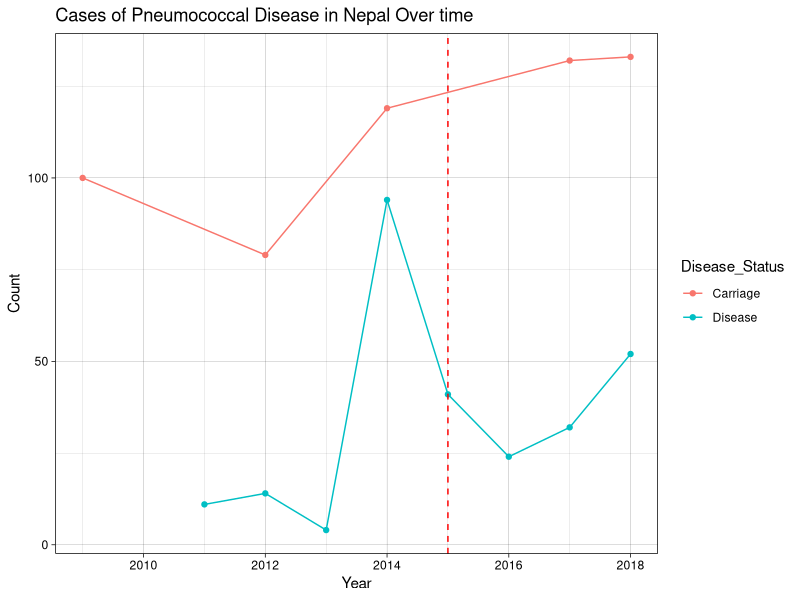

This figure's R source: (Note: this script raises an error after producing the figure.)
## ---- chunk 1
library(tidyverse)
nepal <- read.csv("nepal.csv")
nepal_gps <- read.csv("nepal_gps.csv")
pcv10serotypes <- c('1', '4', '5', '6B', '7F', '9V', '14', '18C', '19F', '23F') 
pcv13_serotypes <- c('3', '6A', '19A')
pcv15_serotypes <- c('22F', '33F')
pcv20_serotypes <- c('8', '10A', '11A', '12F', '15B')
## ---- chunk 2
df <- read.csv("nepal.csv")
df.gps <- read.csv("nepal_gps.csv")
df.gps <- df.gps %>%
  filter(Year >= 2009) %>%
  filter(In_silico_serotype != "ALTERNATIVE_ALIB_NT" & 
           In_silico_serotype != "SWISS_NT" &
           In_silico_serotype != "COVERAGE TOO LOW" &
           In_silico_serotype != "UNTYPABLE") %>%
  mutate(Disease_Status = ifelse(Clinical_manifestation == "CARRIAGE", 
                                 "Carriage", "Disease"))
pcv10_serotypes <- c('1', '4', '5', '6B', '7F', '9V', '14', '18C', '19F', '23F')
pcv13_serotypes <- c('3', '6A', '19A')
pcv15_serotypes <- c('22F', '33F')
pcv20_serotypes <- c('8', '10A', '11A', '12F', '15B')
df.gps$Serotype_group <- ifelse(
  df.gps$In_silico_serotype %in% pcv10_serotypes, "PCV10",
  ifelse(df.gps$In_silico_serotype %in% pcv13_serotypes, "PCV13",
  ifelse(df.gps$In_silico_serotype %in% pcv15_serotypes, "PCV15",
  ifelse(df.gps$In_silico_serotype %in% pcv20_serotypes, "PCV20",
  "OTHER"))))

df.gps2 <- df.gps %>%
  filter(Year >= 2009) %>%
  mutate(Disease_Status = ifelse(Clinical_manifestation == "CARRIAGE", "Carriage", "Disease")) %>%
  group_by(Year, Disease_Status) %>%
  summarise(count = n(), .groups = "drop") %>%
  group_by(Disease_Status)
p1 <- ggplot(df.gps2, aes(x = Year, y = count, color=Disease_Status)) +
      geom_line() +
      geom_point() +
      labs(title = "Cases of Pneumococcal Disease in Nepal Over time",
        x = "Year", y = "Count") +
      geom_vline(xintercept = 2015, col = 'red', lty = 2) +
      theme_linedraw()
p1
df.gps2 <- tibble::rownames_to_column(df.gps2, var = "index") %>%
  mutate(index = as.numeric(index))

df.gps.carriage <- df.gps2 %>%
  filter(Disease_Status == "Carriage")
mod.carriage <- glm.nb(data = df.gps.carriage, count ~ index)
pred.carriage <- predict(mod.carriage, type = "response", se.fit = TRUE)
df.pred.carriage <- df.gps.carriage %>%
  mutate(se.fit = pred.carriage$se.fit, 
         pred.carriage = pred.carriage$fit) %>%
  mutate(conf.low.carriage = pred.carriage - 1.96 * se.fit,
         conf.high.carriage = pred.carriage + 1.96 * se.fit)

df.gps.disease <- df.gps2 %>%
  filter(Disease_Status == "Disease")
mod.disease <- glm.nb(data = df.gps.disease, count ~ index)
pred.disease <- predict(mod.disease, type = "response", se.fit = TRUE)
df.pred.disease <- df.gps.disease %>%
  mutate(se.fit = pred.disease$se.fit, 
         pred.disease = pred.disease$fit) %>%
  mutate(conf.low.disease = pred.disease - 1.96 * se.fit,
         conf.high.disease = pred.disease + 1.96 * se.fit)

p1a <- p1 +
  geom_line(data = df.pred.carriage, 
            aes(x = Year, y = pred.carriage),
            color = "red") +
  geom_ribbon(data = df.pred.carriage, 
              aes(ymin = conf.low.carriage, 
                  ymax = conf.high.carriage), 
              alpha = 0.2, fill = "blue") +
  geom_line(data = df.pred.disease, 
            aes(x = Year, y = pred.disease),
            color = "blue") +
  geom_ribbon(data = df.pred.disease, 
              aes(ymin = conf.low.disease, 
                  ymax = conf.high.disease), 
              alpha = 0.2, fill = "lightblue") +
  labs(title = "Negative Binomial Fit of Pneumococcal Trends in Nepal")+
  theme(plot.title = element_text(face="bold"))
p1a
## ---- chunk 3
# getting data ready for plotting
nepal_plot_data <- nepal %>%
  # select serotype + year columns
  select(Serotype, X2014n, X2015n, X2017n, X2018n, X2019n, X2021n) %>%
  # format data frame
  pivot_longer(cols = -Serotype,
               names_to = "Year",
               values_to = "Count") %>%
  # remove X and n from the year counts
  mutate(Year = gsub("X|n", "", Year)) %>%
  # filter out pcv10serotypes & the total rows
  filter((!Serotype %in% pcv10serotypes) & (!Serotype=="Total"))

# plot serotype trends over time
ggplot(data = nepal_plot_data, aes(x = as.numeric(Year), y = Count, color = Serotype)) +
  geom_line() +
  theme_bw() +
  labs(x = "Year", y = "Count", title = "Pneumococcal Infection Counts")
## ---- chunk 4
# getting data ready for plotting
nepal_plot_data_PCV10 <- nepal %>%
  # select serotype + year columns
  select(Serotype, X2014n, X2015n, X2017n, X2018n, X2019n, X2021n) %>%
  # format data frame
  pivot_longer(cols = -Serotype,
               names_to = "Year",
               values_to = "Count") %>%
  # remove X and n from the year counts
  mutate(Year = gsub("X|n", "", Year)) %>%
  # filter out pcv10serotypes & the total rows
  filter((Serotype %in% pcv10serotypes) & (!Serotype=="Total"))

# plot serotype trends over time
ggplot(data = nepal_plot_data_PCV10, aes(x = as.numeric(Year), y = Count, color = Serotype)) +
  geom_line() +
  theme_bw() +
  labs(x = "Year", y = "Count", title = "PCV10 Pneumococcal Infections")
## ---- chunk 5
# getting data ready for plotting
nepal_plot_data_prop <- nepal %>%
  # select serotype + year columns
  select(Serotype, X2014p, X2015p, X2017p, X2018p, X2019p, X2021p) %>%
  # format data frame
  pivot_longer(cols = -Serotype,
               names_to = "Year",
               values_to = "Proportion") %>%
  # remove X and n from the years
  mutate(Year = gsub("X|p", "", Year)) %>%
  # filter out pcv10serotypes & the total rows
  filter((!Serotype %in% pcv10serotypes) & (!Serotype=="Total"))

nepal_plot_data_prop

# plot serotype trends over time
ggplot(data = nepal_plot_data_prop, aes(x = as.numeric(Year), y = Proportion, color = Serotype)) +
  geom_line() +
  theme_bw() +
  labs(x = "Year", y = "Proportion", title = "Pneumococcal Infection \nProportions by Serotype Over Time")

## ---- chunk 6
serotypes_all <- unique(nepal_gps$In_silico_serotype)
non_vaccine_serotypes <- setdiff(serotypes_all, pcv10_serotypes)
non_vaccine_serotypes <- non_vaccine_serotypes[!non_vaccine_serotypes %in% c("ALTERNATIVE_ALIB_NT","COVERAGE TOO LOW", "SWISS_NT", "UNTYPABLE")]
                                                 
# Shorten and classify
nepal_shortened <- nepal_gps[, c("Year", "Clinical_manifestation", "In_silico_serotype")]

nepal_shortened$Serotype_group <- ifelse(
  nepal_shortened$In_silico_serotype %in% pcv10_serotypes, "PCV10",
  ifelse(nepal_shortened$In_silico_serotype %in% pcv13_serotypes, "PCV13",
  ifelse(nepal_shortened$In_silico_serotype %in% pcv15_serotypes, "PCV15",
  ifelse(nepal_shortened$In_silico_serotype %in% pcv20_serotypes, "PCV20", "Other"))))

# Assign Disease vs Carriage
nepal_shortened <- nepal_shortened %>%
  filter(Year >= 2009) %>%
  mutate(Disease_Status = ifelse(Clinical_manifestation == "CARRIAGE", "Carriage", "Disease"))

# Count data
nepal_serotype_counts <- nepal_shortened %>%
  group_by(Year, Disease_Status, Serotype_group) %>%
  summarise(count = n(), .groups = "drop")

# Proportion data (within each year and disease status)
nepal_serotype_props <- nepal_serotype_counts %>%
  group_by(Year, Disease_Status) %>%
  mutate(prop = count / sum(count)) %>%
  ungroup()

# Define custom color palette
custom_colors <- c(
  "PCV10" = "#00356B",   # Yale Blue
  "PCV13" = "#6A0DAD",   # Purple
  "PCV15" = "#008080",   # Teal
  "PCV20" = "#E69F00",   # Gold
  "Other" = "#999999"    # Grey fallback
)

# === Original count plot ===
ggplot(nepal_serotype_counts, aes(x = Year, y = count, color = Serotype_group)) +
  geom_line() +
  geom_point() +
  facet_grid(Disease_Status ~ .) +
  scale_color_manual(values = custom_colors) +
  labs(title = "Pneumococcal Disease Prevalence in Nepal\nby Serotype Group Over Time", y = "Case Count", x = "Year", color = "Serotype Group") +
  theme_bw() +
  theme(plot.title = element_text(face = "bold", size = 14))

# Set proper factor levels for ordered PCV groups
pcv_levels <- c("PCV10", "PCV13 (non-PCV10)", "PCV15 (non_PCV13)", "PCV20")
nepal_serotype_props <- nepal_serotype_props %>%
  mutate(Serotype_group = factor(Serotype_group, levels = c(pcv_levels, "Other")))

# Compute cumulative proportions only for PCV groups
nepal_cumulative_props <- nepal_serotype_props %>%
  arrange(Year, Disease_Status, Serotype_group) %>%
  group_by(Year, Disease_Status) %>%
  mutate(
    cum_prop = if_else(
      Serotype_group %in% pcv_levels,
      cumsum(if_else(Serotype_group %in% pcv_levels, prop, 0)),
      prop)) %>%
  ungroup()

# === New proportion plot ===
ggplot(nepal_serotype_props, aes(x = Year, y = prop, color = Serotype_group)) +
  geom_line() +
  geom_point() +
  facet_grid(Disease_Status ~ .) +
  scale_color_manual(values = custom_colors) +
  scale_y_continuous(labels = scales::percent_format(accuracy = 1)) +
  labs(
    title = "Proportion of Pneumococcal Infecton \nSerotype Groups by Year in Nepal",
    y = "Proportion of Cases",
    x = "Year",
    color = "Serotype Group"
  ) +
  theme_linedraw() +
  theme(
    plot.title = element_text(face = "bold", size = 14),
    strip.text = element_text(size = 12),
    axis.title = element_text(size = 11)
  ) -> props

# CUM SUM ONE
ggplot(nepal_cumulative_props, aes(x = Year, y = cum_prop, color = Serotype_group)) +
  geom_line() +
  geom_point() +
  facet_grid(Disease_Status ~ .) +
  scale_color_manual(values = custom_colors) +
  scale_y_continuous(labels = scales::percent_format(accuracy = 1)) +
  labs(title = "Proportion of Pneumococcal Infecton \nSerotype Groups by Year in Nepal",
    y = "Proportion of Cases",
    x = "Year",
    color = "Serotype Group") +
  theme_linedraw() +
  theme(plot.title = element_text(face = "bold", size = 14),
    strip.text = element_text(size = 12),
    axis.title = element_text(size = 11)) -> cumprops
ggsave("propsplot.png", plot=props, width=7, height=6)
ggsave("cumpropsplot.png", plot=cumprops, width=7, height=6)
